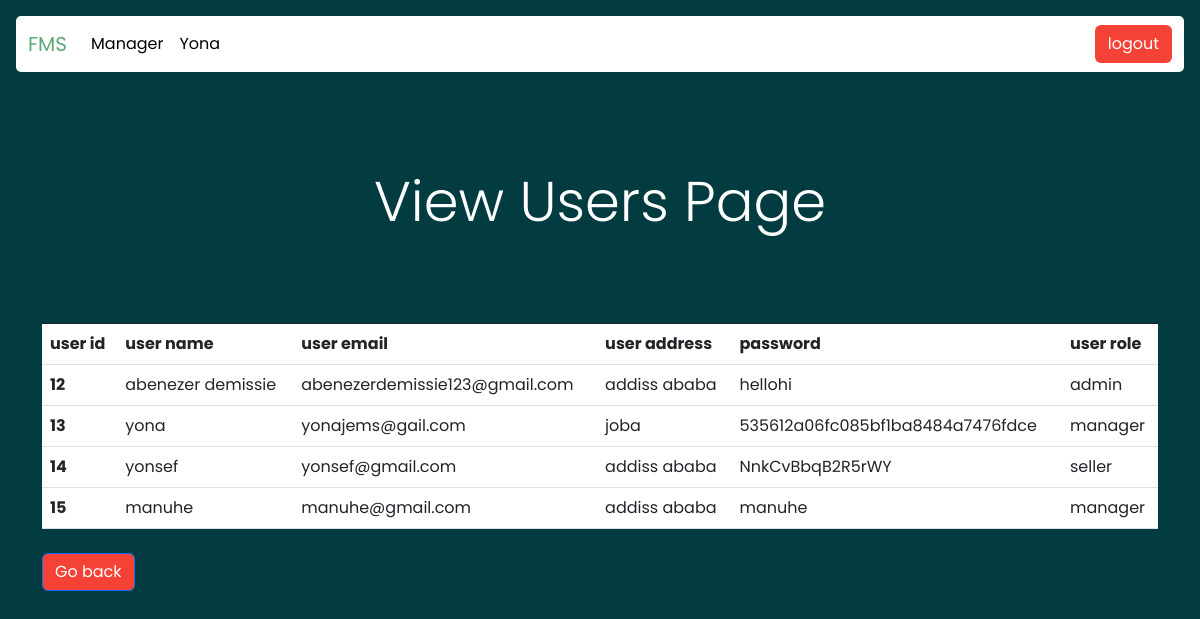
The app's page /pages/viewUsers.php (signed in), older data.
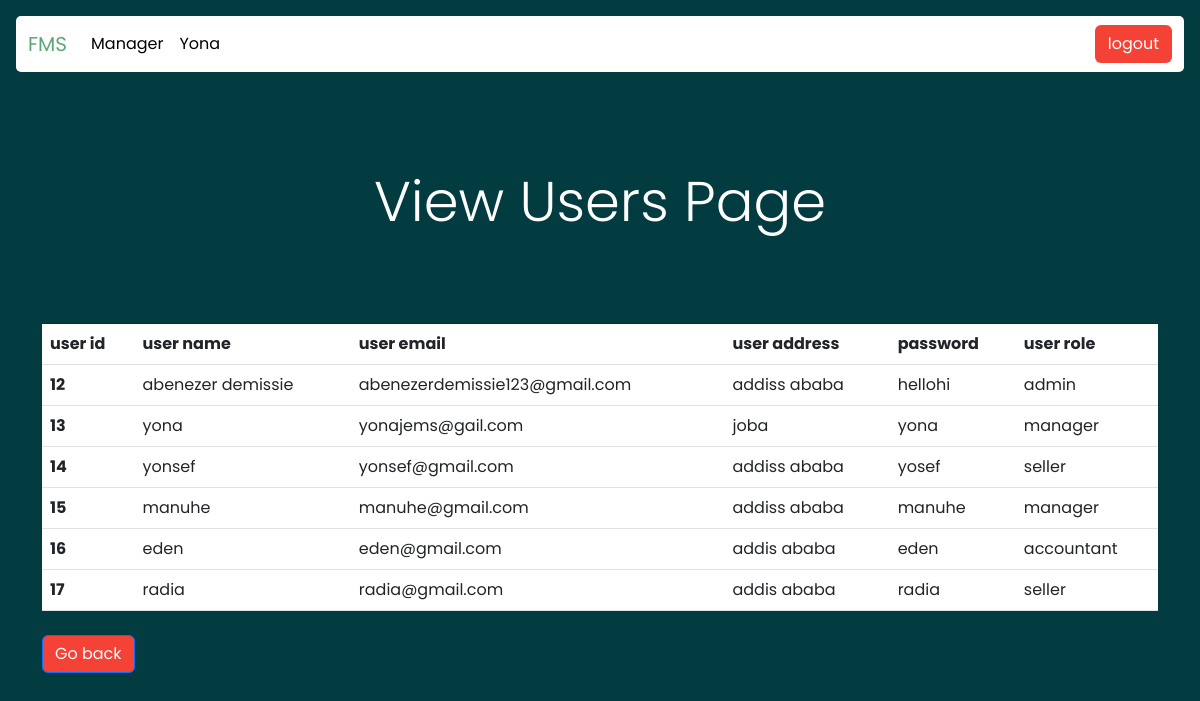
The same page, newer data.
### tables this page shows
CREATE TABLE `users` (
  `uid` int(4) NOT NULL,
  `username` varchar(50) NOT NULL,
  `email` varchar(50) NOT NULL,
  `address` varchar(50) NOT NULL,
  `password` varchar(50) NOT NULL,
  `urole` varchar(50) NOT NULL,
  `intime` varchar(50) NOT NULL,
  `outtime` varchar(50) NOT NULL
);

### pages/viewUsers.php (the view, shortened to what this page needs)
<?php
include '../app/dbconn.php';
?>
<!DOCTYPE html>
<html>
<head>
    <link rel='stylesheet' type='text/css' media='screen' href='../css/style.css'>
    <link href="https://cdn.jsdelivr.net/npm/bootstrap@5.3.0-alpha3/dist/css/bootstrap.min.css" rel="stylesheet"
>
    <link rel="stylesheet" href="https://cdnjs.cloudflare.com/ajax/libs/font-awesome/6.1.1/css/all.min.css"
 />
</head>
    <body class="adminPage p-3 m-0 border-0 bd-example m-0 border-0">
        <nav class="navbar navbar-expand-lg" style="background-color:#fff; color:black; border-radius: 5px;">
            <div class="container-fluid">
                <a class="navbar-brand" style="color: #5BA877;" href="./index.php">FMS</a>
                <div class="collapse navbar-collapse" id="navbarTogglerDemo02">
                    <ul class="navbar-nav me-auto mb-2 mb-lg-0" style="color:#ffffff;">
                        <li class="nav-item">
                            <a class="nav-link active" href="#" style="color:black;">
                                <?php
                                echo ucfirst($_SESSION['auth']);
                                ?>
                            </a>
                        </li>
                        <li class="nav-item">
                            <a class="nav-link disable" aria-current="page" href="#" style="color:black;">
                                <?php
                                echo ucfirst($_SESSION['user']);
                                ?>
                            </a>
                        </li>
                    </ul>
                    <form class="d-flex" role="search" method="post">
                        <button class="btn" type="submit" name="logout">logout</button>
                    </form>
                </div>
            </div>
        </nav>
    <div class="container py-5">
        <header class="text-center p-5">
            <p class="display-4">View Users Page</p>
        </header>
        <table class="table my-4">
            <thead>
                <tr style="border-top: 1px solid;">
                    <th scope="col">user id</th>
                    <th scope="col">user name</th>
                    <th scope="col">user email</th>
                    <th scope="col">user address</th>
                    <th scope="col">password</th>
                    <th scope="col">user role</th>
                </tr>
            </thead>
            <tbody>
                <?php
                $sql = 'select * from `users`';
                $result = mysqli_query($con, $sql);
                if ($result && mysqli_affected_rows($con) > 0) {
                    while ($row = mysqli_fetch_assoc($result)) {
                        $id = $row['uid'];
                        $userName = $row['username'];
                        $email = $row['email'];
                        $address = $row['address'];
                        $password = $row['password'];
                        $role = $row['urole'];
                        echo '
                        <tr>
                          <th scope="row">' . $id . '</th>
                          <td>' . $userName . '</td>
                          <td>' . $email . '</td>
                          <td>' . $address . '</td>
                          <td>' . $password . '</td>
                          ';
                          if($role == '1'){
                            echo '<td>manager</td>';
                          }elseif($role == '2'){
                            echo '<td>seller</td>';
                          }elseif($role == '3'){
                            echo '<td>accountant</td>';
                          }elseif($role == '4'){
                            echo '<td>admin</td>';
                          }
                          echo '
                        </tr>
                        ';
                    }
                }
                ?>
            </tbody>
        </table>
        <div>
            <a href="../adminPage.php" class="btn btn-primary">
                Go back
            </a>
        </div>
    </div>
</body>
</html>

Row changes from the older to the newer data that the page shows:
changed users "yona": password "535612a06fc085bf1ba8484a7476fdce" → "yona"
changed users "yonsef": password "NnkCvBbqB2R5rWY" → "yosef"
added users: uid "16", username "eden", email "eden@gmail.com", address "addis ababa", password "eden", urole "accountant"
added users: uid "17", username "radia", email "radia@gmail.com", address "addis ababa", password "radia", urole "seller"
